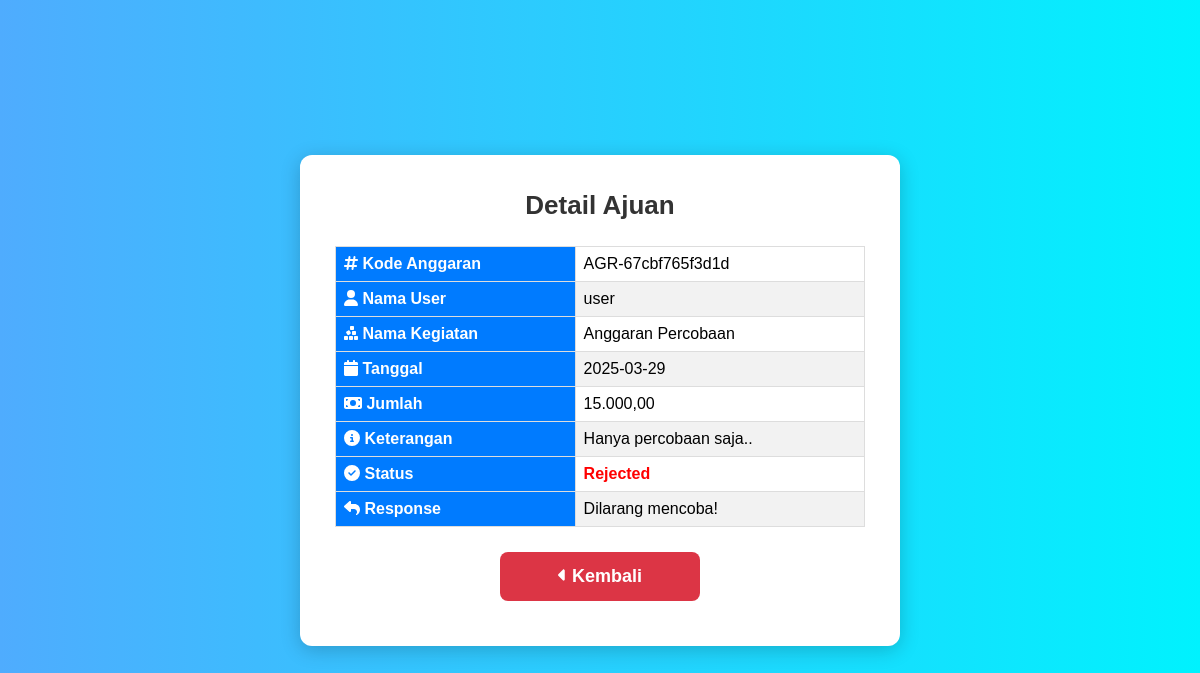
Page /pages/admin/details.php?kode_anggaran=AGR-67cbf765f3d1d (signed in) on the committed database.
### tables this page shows
CREATE TABLE `anggaran` (
  `kode_anggaran` varchar(20) NOT NULL,
  `user_anggaran` varchar(50) NOT NULL,
  `nama_kegiatan` varchar(255) NOT NULL,
  `tanggal` date NOT NULL,
  `jumlah` decimal(15,2) NOT NULL,
  `keterangan` text,
  `status` enum('pending','approved','rejected') NOT NULL DEFAULT 'pending',
  `response` text
);

### pages/admin/details.php (the view, shortened to what this page needs)
<?php
require $_SERVER['DOCUMENT_ROOT'].'/config/db.php';
$kode_anggaran = $_GET['kode_anggaran'];
$stmt = $conn->prepare("SELECT * FROM anggaran WHERE kode_anggaran = ?");
$stmt->bind_param("s", $kode_anggaran);
$stmt->execute();
$result = $stmt->get_result();
$row = $result->fetch_assoc();
?>
<!DOCTYPE html>
<html lang="en">
<head>
    <link rel="stylesheet" href="/styles/dashboard.css">
</head>
<body>
    <div class="container">
        <h2>Detail Ajuan</h2>
        <div class="table-container">
            <table class="table">
                <tr><th><i class="fa-solid fa-hashtag"></i> Kode Anggaran</th><td><?php echo htmlspecialchars($row['kode_anggaran']); ?></td></tr>
                <tr><th><i class="fa-solid fa-user"></i> Nama User</th><td><?php echo htmlspecialchars($row['user_anggaran']); ?></td></tr>
                <tr><th><i class="fa-solid fa-cubes-stacked"></i> Nama Kegiatan</th><td><?php echo htmlspecialchars($row['nama_kegiatan']); ?></td></tr>
                <tr><th><i class="fa-solid fa-calendar"></i> Tanggal</th><td><?php echo htmlspecialchars($row['tanggal']); ?></td></tr>
                <tr><th><i class="fa-solid fa-money-bill"></i> Jumlah</th><td><?php echo number_format($row['jumlah'], 2, ',', '.'); ?></td></tr>
                <tr><th><i class="fa-solid fa-circle-info"></i> Keterangan</th><td><?php echo nl2br(htmlspecialchars($row['keterangan'])); ?></td></tr>
                <tr><th><i class="fa-solid fa-circle-check"></i> Status</th><td class="<?= ($row['status'] === 'approved') ? 'approved' : 'rejected'; ?>">
                    <?= ucfirst($row['status']); ?>
                </td></tr>
                <tr><th><i class="fa-solid fa-reply"></i> Response</th><td><?php echo nl2br(htmlspecialchars($row['response'])); ?></td></tr>
            </table>
        </div>
        <a href="review.php" class="btn btn-danger"><i class="fa-solid fa-caret-left"></i> Kembali</a>
    </div>
</body>
</html>

### styles/dashboard.css (style rules this page uses)
* { margin: 0; padding: 0; box-sizing: border-box; font-family: 'Poppins', sans-serif; }
body { display: flex; justify-content: center; align-items: center; height: 100vh; background: linear-gradient(to right, #4facfe, #00f2fe); }
.container, .dashboard-container, .ajuan-container, .daftar-container { background: white; padding: 35px; border-radius: 12px; box-shadow: 0px 4px 20px rgba(0, 0, 0, 0.2); text-align: center; width: 95%; max-width: 600px; animation: fadeIn 0.5s ease-in-out; }
.table-container { overflow-x: auto; overflow-y: auto; }
h1, h2 { font-size: 26px; color: #333; margin-bottom: 15px; }
.btn { display: inline-block; background: #007BFF; color: white; padding: 14px 22px; border-radius: 8px; text-decoration: none; font-size: 18px; font-weight: bold; transition: background 0.3s, transform 0.2s; margin: 10px; border: none; cursor: pointer; width: 200px; text-align: center; }
.btn-danger { background: #dc3545; }
table { width: 100%; border-collapse: collapse; margin-top: 10px; margin-bottom: 15px; }
th, td { border: 1px solid #ddd; padding: 8px; text-align: left; }
th { background-color: #007bff; color: white; }
tr:nth-child(even) { background-color: #f2f2f2; }
.rejected { color: red; font-weight: bold; }

### rows in the picture
anggaran: kode_anggaran "AGR-67cbf765f3d1d", user_anggaran "user", nama_kegiatan "Anggaran Percobaan", tanggal "2025-03-29", jumlah "15.000,00", keterangan "Hanya percobaan saja..", status "Rejected", response "Dilarang mencoba!"
